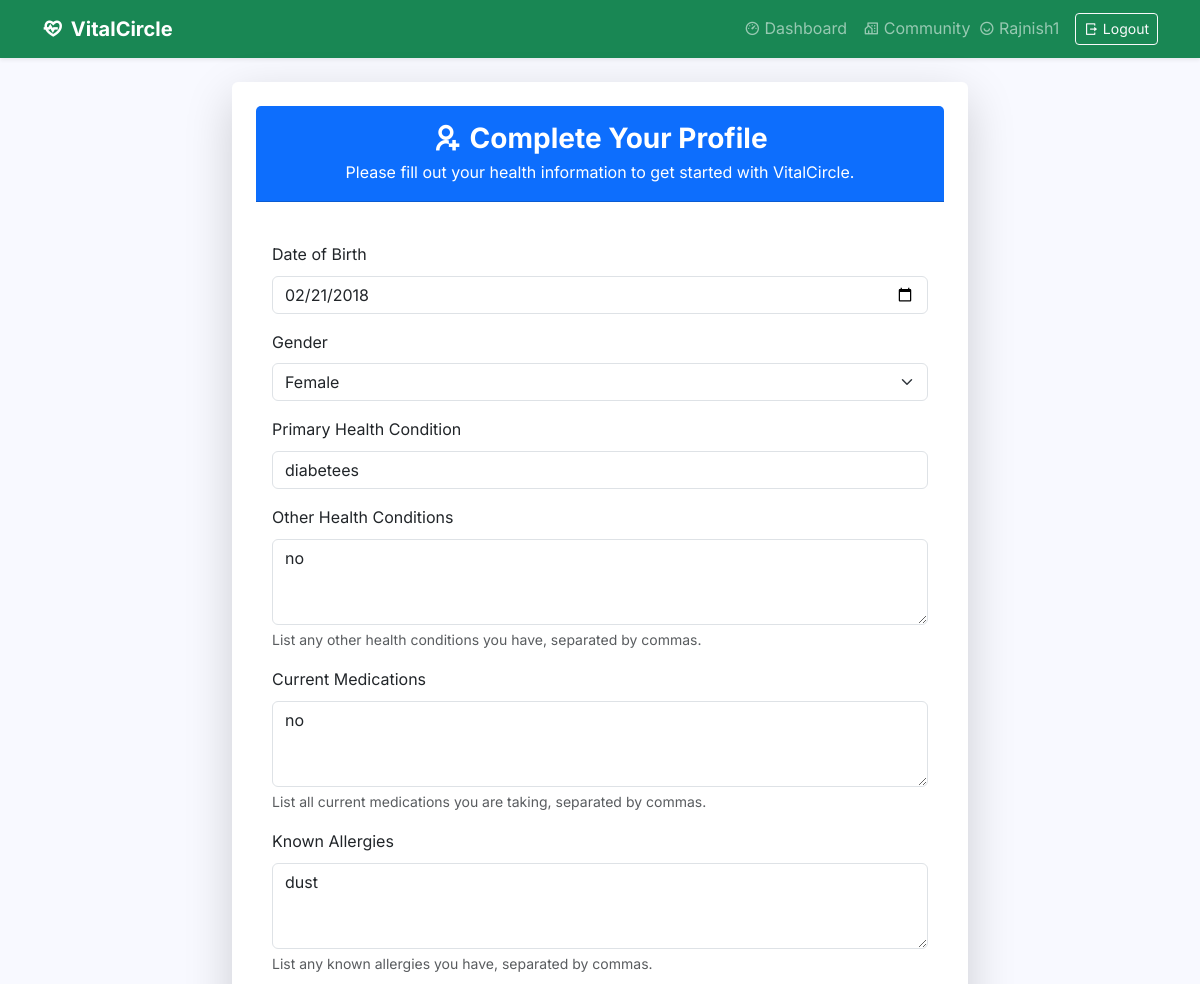
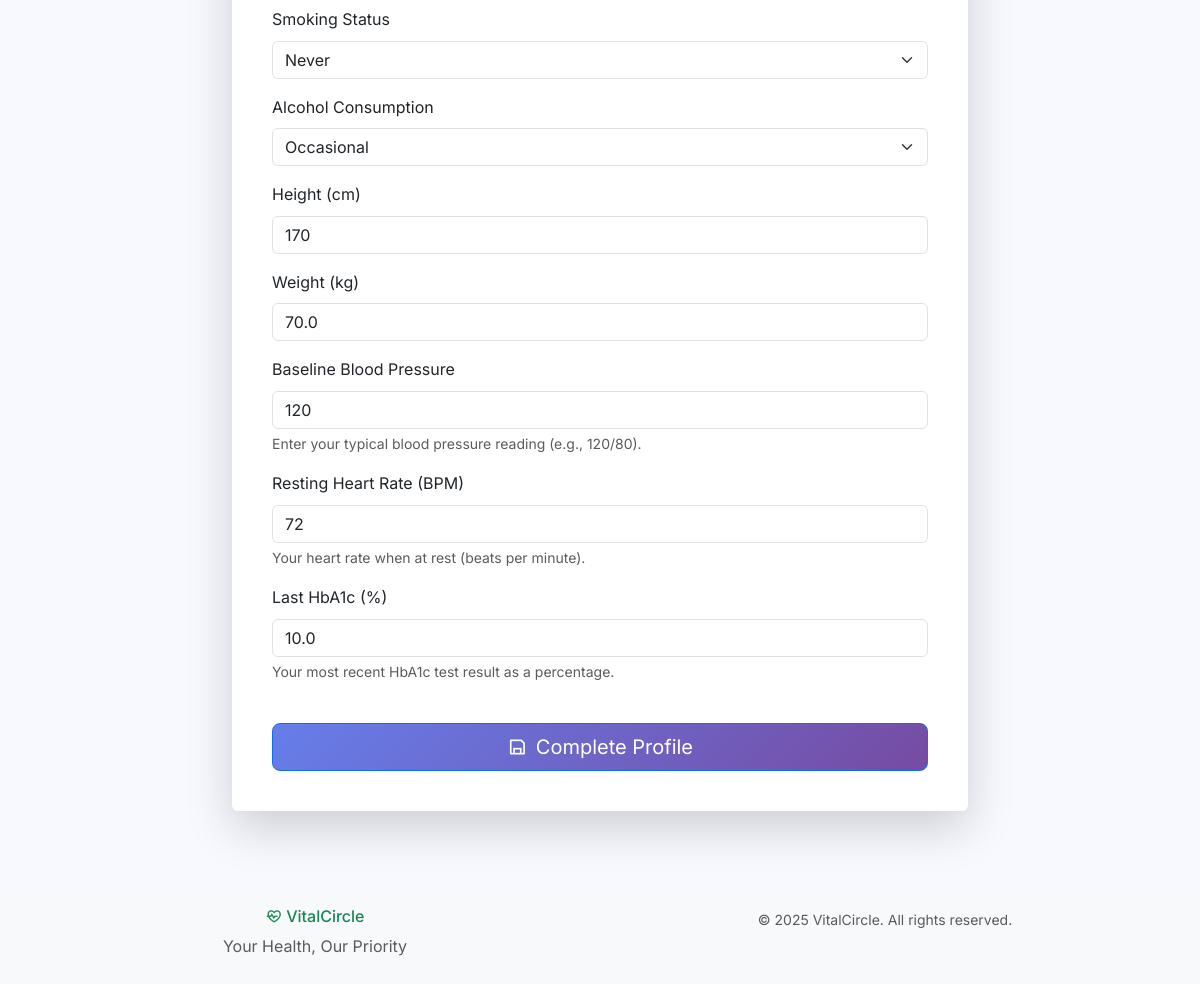
The app's page /complete-profile/ (signed in) with its own data (2 pictures, top to bottom).
### users/models.py (models this page shows)
class User(AbstractUser):
    is_admin = models.BooleanField('is admin',default=False)
    is_user = models.BooleanField('is user',default=False)
    is_doctor = models.BooleanField('is doctor',default=False)

### core/models.py (models this page shows)
class UserProfile(models.Model):
    user = models.OneToOneField(User, on_delete=models.CASCADE)  # Django Auth
    is_filled = models.BooleanField(default=False)
    date_of_birth = models.DateField(blank=True, null=True)
    gender = models.CharField(max_length=20, choices=[("M", "Male"), ("F", "Female"), ("O", "Other")], blank=True, null=True)
    primary_condition = models.CharField(max_length=100, blank=True, null=True)
    secondary_conditions = models.TextField(blank=True, null=True)
    medications = models.TextField(blank=True, null=True)
    allergies = models.TextField(blank=True, null=True)
    smoking_status = models.CharField(max_length=20, choices=[("Never", "Never"), ("Former", "Former"), ("Current", "Current")], blank=True, null=True)
    alcohol_consumption = models.CharField(max_length=20, choices=[("None", "None"), ("Occasional", "Occasional"), ("Regular", "Regular")], blank=True, null=True)
    height_cm = models.IntegerField(blank=True, null=True)
    weight_kg = models.FloatField(blank=True, null=True)
    blood_pressure_baseline = models.CharField(max_length=10, blank=True, null=True)
    resting_heart_rate = models.IntegerField(blank=True, null=True)
    last_hba1c = models.FloatField(blank=True, null=True)
    created_at = models.DateTimeField(auto_now_add=True)

### core/views.py (the view)
# urls.py: path('complete-profile/', views.complete_profile_view, name='complete-profile'),
@login_required
def complete_profile_view(request):
    profile, created = UserProfile.objects.get_or_create(user=request.user)
    if request.method == 'POST':
        form = UserProfileForm(request.POST, instance=profile)
        if form.is_valid():
            profile = form.save(commit=False)
            profile.user = request.user
            profile.is_filled = True
            profile.save()
            messages.success(request, 'Profile completed successfully! You can now access all features.')
            return redirect('core:user-dashboard')
    else:
        form = UserProfileForm(instance=profile)
    context = {
        'form': form,
        'profile': profile,
    }
    return render(request, 'complete_profile.html', context)

### core/templates/complete_profile.html (shortened to what this page needs)
{% extends 'base.html' %}
{% load static %}
{% block content %}
<div class="container py-4">
    <div class="row justify-content-center">
        <div class="col-lg-8">
            <div class="card shadow-lg border-0 rounded-lg p-4">
                <div class="card-header bg-primary text-white text-center py-3 mb-4">
                    <h3 class="fw-bold mb-1"><i class="ri-user-add-line me-2"></i>Complete Your Profile</h3>
                    <p class="mb-0">Please fill out your health information to get started with VitalCircle.</p>
                </div>
                <div class="card-body">
                    <form method="post">
                        {% for field in form %}
                            <div class="mb-3">
                                <label for="{{ field.id_for_label }}" class="form-label">{{ field.label }}</label>
                                {{ field }}
                                {% if field.help_text %}
                                    <div class="form-text">{{ field.help_text }}</div>
                                {% endif %}
                            </div>
                        {% endfor %}
                        <button type="submit" class="btn btn-primary btn-lg w-100 mt-4">
                            <i class="ri-save-line me-2"></i>Complete Profile
                        </button>
                    </form>
                </div>
            </div>
        </div>
    </div>
</div>
{% endblock content %}

### core/templates/base.html (shortened to what this page needs)
<!DOCTYPE html>
{% load static %}
<html lang="en">
<head>
    <link href="https://cdn.jsdelivr.net/npm/bootstrap@5.3.2/dist/css/bootstrap.min.css" rel="stylesheet">
    <link href="https://cdn.jsdelivr.net/npm/remixicon@4.2.0/fonts/remixicon.css" rel="stylesheet">
    <link rel="stylesheet" href="{% static 'dashboard.css' %}">
</head>
<body>
    <nav class="navbar navbar-expand-lg navbar-dark bg-success shadow-sm">
        <div class="container">
            <a class="navbar-brand fw-bold" href="/" title="Home">
                <i class="ri-heart-pulse-line me-2"></i>VitalCircle
            </a>
            <div class="collapse navbar-collapse" id="navbarNav">
                <ul class="navbar-nav ms-auto align-items-center">
                    {% if user.is_authenticated %}
                        {% if user.is_doctor %}
                            <li class="nav-item d-flex align-items-center">
                                <a class="nav-link" href="{% url 'core:doctor-dashboard' %}">
                                    <i class="ri-stethoscope-line me-1"></i>Doctor Dashboard
                                </a>
                            </li>
                            <li class="nav-item d-flex align-items-center">
                                <a class="nav-link" href="#">
                                    <i class="ri-user-heart-line me-1"></i>Patients
                                </a>
                            </li>
                            <li class="nav-item d-flex align-items-center">
                                <a class="nav-link" href="#">
                                    <i class="ri-bar-chart-line me-1"></i>Analytics
                                </a>
                            </li>
                        {% elif user.is_user %}
                            <li class="nav-item d-flex align-items-center">
                                <a class="nav-link" href="{% url 'core:user-dashboard' %}">
                                    <i class="ri-dashboard-3-line me-1"></i>Dashboard
                                </a>
                            </li>
                            <li class="nav-item d-flex align-items-center">
                                <a class="nav-link" href="/forums/">
                                    <i class="ri-community-line me-1"></i>Community
                                </a>
                            </li>
                        {% endif %}
                        <li class="nav-item d-flex align-items-center">
                            <span class="navbar-text me-3">
                                <i class="ri-user-smile-line me-1"></i>{{ request.user|capfirst }}
                            </span>
                        </li>
                        <li class="nav-item d-flex align-items-center">
                            <form action="{% url 'users:logout' %}" method="post" class="d-inline">
                                <button class="btn btn-outline-light btn-sm" type="submit" title="Logout">
                                    <i class="ri-logout-box-r-line me-1"></i>Logout
                                </button>
                            </form>
                        </li>
                    {% endif %}
                </ul>
            </div>
        </div>
    </nav>
    <main class="main-content">
        {% block content %}{% endblock content %}
    </main>
    <footer class="bg-light text-center text-muted py-4 mt-5">
        <div class="container">
            <div class="row">
                <div class="col-md-6">
                    <h6 class="text-success">
                        <i class="ri-heart-pulse-line me-1"></i>VitalCircle
                    </h6>
                    <p class="mb-0">Your Health, Our Priority</p>
                </div>
                <div class="col-md-6">
                    <p class="mb-0">
                        <small>&copy; 2025 VitalCircle. All rights reserved.</small>
                    </p>
                </div>
            </div>
        </div>
    </footer>
</body>
</html>

### core/static/dashboard.css (style rules this page uses)
:root { --primary-color: #667eea; --primary-dark: #5a6fd8; --secondary-color: #764ba2; --accent-color: #f093fb; --success-color: #4facfe; --warning-color: #f6d365; --danger-color: #ff6b6b; --info-color: #74b9ff; --light-bg: #f8f9ff; --white: #ffffff; --text-primary: #2d3748; --text-secondary: #718096; --text-muted: #a0aec0; --border-color: #e2e8f0; --shadow-sm: 0 1px 3px rgba(0, 0, 0, 0.1); --shadow-md: 0 4px 6px rgba(0, 0, 0, 0.1); --shadow-lg: 0 10px 15px rgba(0, 0, 0, 0.1); --shadow-xl: 0 20px 25px rgba(0, 0, 0, 0.1); --gradient-primary: linear-gradient(135deg, var(--primary-color) 0%, var(--secondary-color) 100%); --gradient-success: linear-gradient(135deg, var(--success-color) 0%, #00c6ff 100%); --gradient-warning: linear-gradient(135deg, var(--warning-color) 0%, #fda085 100%); --gradient-danger: linear-gradient(135deg, var(--danger-color) 0%, #ff8a80 100%); --gradient-info: linear-gradient(135deg, var(--info-color) 0%, #0984e3 100%); }
body { font-family: 'Inter', -apple-system, BlinkMacSystemFont, 'Segoe UI', Roboto, sans-serif; margin: 0; padding: 0; background: var(--light-bg); color: var(--text-primary); line-height: 1.6; }
.btn-primary { background: var(--gradient-primary); color: var(--white); }

### records on screen
User: user "Rajnish1"
UserProfile: form "02/21/2018" "Female" "diabetees" "no" "no" "dust" "Never" "Occasional" "170" "70.0" "120" "72" "10.0"

### other values on screen
{{ field.label }} "Date of Birth" "Gender" "Primary Health Condition" "Other Health Conditions" "Current Medications" "Known Allergies" "Smoking Status" "Alcohol Consumption" "Height (cm)" "Weight (kg)" "Baseline Blood Pressure" "Resting Heart Rate (BPM)" "Last HbA1c (%)"
{{ field.help_text }} "List any other health conditions you have, separated by commas." "List all current medications you are taking, separated by commas." "List any known allergies you have, separated by commas." "Enter your typical blood pressure reading (e.g., 120/80)." "Your heart rate when at rest (beats per minute)." "Your most recent HbA1c test result as a percentage."
